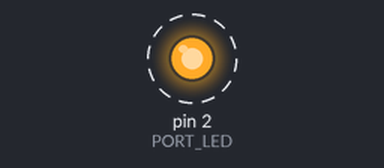
Simulated run of this sketch. Board: Arduino Uno, built with avr-gcc and run on an emulated ATmega328P. On the bench: output pins drawn as LEDs (lit = HIGH). Dashed ring = blinking.

Above: at 0.1 s.
Timing chart, 0 to 3.0 s (numbered marks = the images above):
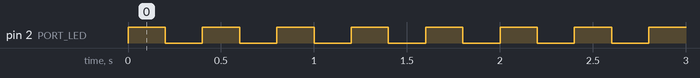

Measured:
- by itself, pin 2 (PORT_LED): alternates HIGH for 0.20 s and LOW for 0.20 s

The sketch:

blink.ino
```cpp
#include "Arduino.h"

const int PORT_LED = 2;

void setup()
{
  pinMode(PORT_LED, OUTPUT);
}

void loop()
{
  digitalWrite(PORT_LED, HIGH);
  delay(200);
  digitalWrite(PORT_LED, LOW);
  delay(200);
}
```
